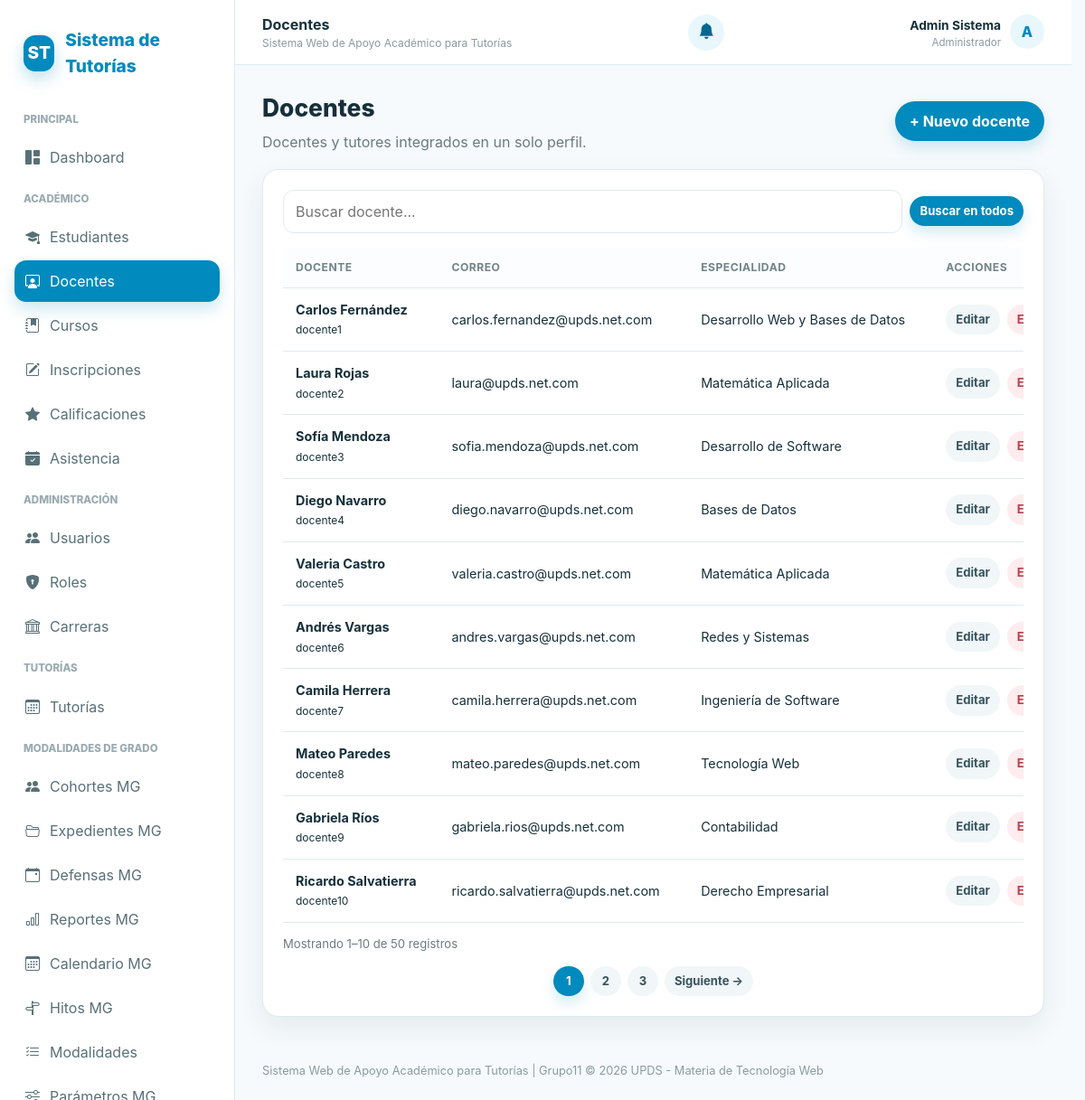
The page /controllers/profesores.php (signed in) on the database its author committed.
### tables this page shows
CREATE TABLE profesores (
    id_profesor INT AUTO_INCREMENT PRIMARY KEY,
    id_usuario INT NOT NULL UNIQUE,
    especialidad VARCHAR(150) NULL,
    biografia TEXT NULL,
    FOREIGN KEY (id_usuario) REFERENCES usuarios(id_usuario) ON DELETE CASCADE
);

CREATE TABLE usuarios (
    id_usuario INT AUTO_INCREMENT PRIMARY KEY,
    id_rol INT NOT NULL,
    nombre VARCHAR(100) NOT NULL,
    apellido VARCHAR(100) NOT NULL,
    correo VARCHAR(150) NOT NULL UNIQUE,
    usuario VARCHAR(50) NOT NULL UNIQUE,
    contrasena_hash VARCHAR(255) NOT NULL,
    telefono VARCHAR(8) NULL,
    CHECK (telefono IS NULL OR telefono REGEXP '^[0-9]{8}$'),
    estado ENUM('activo', 'inactivo') NOT NULL DEFAULT 'activo',
    fecha_registro DATETIME DEFAULT CURRENT_TIMESTAMP,
    FOREIGN KEY (id_rol) REFERENCES roles(id_rol) ON UPDATE CASCADE
);

### controllers/profesores.php (called while the page is built, shortened)
<?php
require_once __DIR__.'/../config/conexion.php';
require_once __DIR__.'/../includes/seguridad.php';
require_once __DIR__.'/../includes/paginacion.php';
require_once __DIR__.'/../models/ProfesorModel.php';
$m = new ProfesorModel($pdo);
$busqueda = trim((string)($_GET['buscar'] ?? ''));
$todosLosRegistros = filtrar_registros($m->obtenerTodas(), $busqueda);
$paginacion = paginar_registros($todosLosRegistros, (int)($_GET['pagina'] ?? 1), 10);
$registros = $paginacion['registros'];
require __DIR__.'/../views/profesores/index.php';

### includes/seguridad.php (called while the page is built, shortened)
<?php
function e($v): string { return htmlspecialchars((string) $v, ENT_QUOTES, 'UTF-8'); }

### models/ProfesorModel.php (called while the page is built, shortened)
<?php
class ProfesorModel {private PDO $pdo;function __construct(PDO $pdo){$this->pdo=$pdo;} function obtenerTodas(){return $this->pdo->query("SELECT p.*,u.nombre,u.apellido,u.correo,u.usuario FROM profesores p JOIN usuarios u ON u.id_usuario=p.id_usuario ORDER BY CASE WHEN u.usuario REGEXP '^docente[0-9]+$' THEN 0 ELSE 1 END, CAST(SUBSTRING(u.usuario,8) AS UNSIGNED), u.usuario")->fetchAll();} function obtenerPorId($id){$s=$this->pdo->prepare('SELECT p.*,u.nombre,u.apellido,u.correo,u.usuario,u.telefono FROM profesores p JOIN usuarios u ON u.id_usuario=p.id_usuario WHERE p.id_profesor=?');$s->execute([$id]);return $s->fetch();} function obtenerPorUsuario($id){$s=$this->pdo->prepare('SELECT p.* FROM profesores p WHERE p.id_usuario=?');$s->execute([$id]);return $s->fetch();}
 }

### includes/paginacion.php (called while the page is built)
<?php
function paginar_registros(array $registros, int $pagina = 1, int $porPagina = 10): array
{
    $porPagina = max(1, $porPagina);
    $total = count($registros);
    $totalPaginas = max(1, (int) ceil($total / $porPagina));
    $pagina = min(max(1, $pagina), $totalPaginas);
    $inicio = ($pagina - 1) * $porPagina;
    return [
        'registros' => array_slice($registros, $inicio, $porPagina),
        'pagina' => $pagina,
        'por_pagina' => $porPagina,
        'total' => $total,
        'total_paginas' => $totalPaginas,
    ];
}
function filtrar_registros(array $registros, string $termino): array
{
    $termino = trim($termino);
    if ($termino === '') return $registros;
    $normalizar = static function (string $valor): string {
        return function_exists('mb_strtolower') ? mb_strtolower($valor, 'UTF-8') : strtolower($valor);
    };
    $busqueda = $normalizar($termino);
    return array_values(array_filter($registros, static function ($registro) use ($busqueda, $normalizar): bool {
        $partes = [];
        foreach ((array)$registro as $valor) {
            if (is_scalar($valor) || $valor === null) $partes[] = (string)$valor;
        }
        return strpos($normalizar(implode(' ', $partes)), $busqueda) !== false;
    }));
}

### views/profesores/index.php (the view, shortened to what this page needs)
<?php include __DIR__.'/../layouts/header.php';?><div class="toolbar"><div><h1 class="page-title">Docentes</h1><p class="subtitle">Docentes y tutores integrados en un solo perfil.</p></div><a class="btn btn-primary" href="?accion=crear">+ Nuevo docente</a></div><div class="card"><div class="card-body"><form method="get" class="search-form" style="display:flex;gap:8px;align-items:center;margin-bottom:16px;flex-wrap:wrap"><input class="search" type="search" name="buscar" value="<?=e($busqueda ?? '')?>" placeholder="Buscar docente..." style="flex:1;min-width:220px"><button class="btn btn-primary btn-sm" type="submit">Buscar en todos</button></form><div class="table-wrap"><table class="table" id="tabla"><thead><tr><th>Docente</th><th>Correo</th><th>Especialidad</th><th>Acciones</th></tr></thead><tbody><?php foreach($registros as $r):?><tr><td><strong><?=e($r['nombre'].' '.$r['apellido'])?></strong><br><small><?=e($r['usuario'])?></small></td><td><?=e($r['correo'])?></td><td><?=e($r['especialidad'])?></td><td><div class="actions"><a class="btn btn-light btn-sm" href="?accion=editar&id=<?=$r['id_profesor']?>">Editar</a><form method="post"><button class="btn btn-danger btn-sm" data-confirm="¿Eliminar docente?">Eliminar</button></form></div></td></tr><?php endforeach;?></tbody></table></div><?php include __DIR__.'/../layouts/paginacion.php'; ?></div></div><?php include __DIR__.'/../layouts/footer.php';?>

### assets/css/style.css (style rules this page uses)
:root { --primary: #018abd; --primary-dark: #01698f; --primary-light: #e8f7fc; --primary-soft: #f1fbfe; --text: #16303b; --muted: #6c7a80; --bg: #f6fafc; --card: #ffffff; --border: #dfeaf0; --success: #18824a; --success-bg: #eaf8f0; --warning: #956f00; --warning-bg: #fff7df; --danger: #bd3c49; --danger-bg: #ffecee; --shadow: 0 12px 30px rgba(0, 45, 65, 0.08); --shadow-hover: 0 12px 28px rgba(1, 138, 189, 0.18); --radius: 18px; --pill: 999px; }
* { box-sizing: border-box; }
html { scroll-behavior: smooth; }
body { margin: 0; font-family: Inter, system-ui, -apple-system, BlinkMacSystemFont, "Segoe UI", sans-serif; background: var(--bg); color: var(--text); line-height: 1.5; }
a { color: inherit; text-decoration: none; }
button, input, select, textarea { font: inherit; }
button, a, input, select, textarea { -webkit-tap-highlight-color: transparent; }
.page-title { font-size: 1.65rem; font-weight: 800; margin: 0; }
.subtitle { color: var(--muted); margin: 5px 0 0; }
.toolbar { display: flex; gap: 14px; justify-content: space-between; align-items: center; flex-wrap: wrap; margin-bottom: 18px; }
.card { background: var(--card); border: 1px solid var(--border); border-radius: var(--radius); box-shadow: var(--shadow); }
.card-body { padding: 22px; }
.btn { border: 0; border-radius: var(--pill); padding: 10px 16px; font-weight: 700; cursor: pointer; display: inline-flex; align-items: center; justify-content: center; gap: 8px; transition: transform 0.2s ease, box-shadow 0.2s ease, background 0.2s ease, color 0.2s ease; }
.btn-primary { background: var(--primary); color: #ffffff; box-shadow: 0 7px 16px rgba(1, 138, 189, 0.18); }
.btn-light { background: #f1f6f8; color: #37545e; }
.btn-danger { background: var(--danger-bg); color: var(--danger); }
.btn-sm { padding: 7px 11px; font-size: 0.82rem; }
.actions { display: flex; gap: 8px; flex-wrap: wrap; align-items: center; }
.search { border: 1px solid var(--border); border-radius: 12px; padding: 11px 13px; min-width: 230px; outline: none; }
input, select, textarea { width: 100%; border: 1px solid var(--border); border-radius: 11px; padding: 10px 12px; background: #ffffff; color: var(--text); outline: none; transition: border-color 0.2s ease, box-shadow 0.2s ease; }
.table-wrap { overflow-x: auto; }
.table { width: 100%; border-collapse: collapse; min-width: 900px; }
.table th, .table td { padding: 13px 14px; border-bottom: 1px solid var(--border); text-align: left; font-size: 0.9rem; vertical-align: middle; }
.table th { font-size: 0.76rem; text-transform: uppercase; letter-spacing: 0.04em; color: #71838a; background: #fbfdfe; }
html { scrollbar-gutter: stable; }

### rows shown on the page
profesores: id_usuario.apellido "Carlos Fernández", id_usuario.usuario "docente1", id_usuario.correo "carlos.fernandez@upds.net.com", especialidad "Desarrollo Web y Bases de Datos"
profesores: id_usuario.apellido "Laura Rojas", id_usuario.usuario "docente2", id_usuario.correo "laura@upds.net.com", especialidad "Matemática Aplicada"
profesores: id_usuario.apellido "Sofía Mendoza", id_usuario.usuario "docente3", id_usuario.correo "sofia.mendoza@upds.net.com", especialidad "Desarrollo de Software"
profesores: id_usuario.apellido "Diego Navarro", id_usuario.usuario "docente4", id_usuario.correo "diego.navarro@upds.net.com", especialidad "Bases de Datos"
profesores: id_usuario.apellido "Valeria Castro", id_usuario.usuario "docente5", id_usuario.correo "valeria.castro@upds.net.com", especialidad "Matemática Aplicada"
profesores: id_usuario.apellido "Andrés Vargas", id_usuario.usuario "docente6", id_usuario.correo "andres.vargas@upds.net.com", especialidad "Redes y Sistemas"
profesores: id_usuario.apellido "Camila Herrera", id_usuario.usuario "docente7", id_usuario.correo "camila.herrera@upds.net.com", especialidad "Ingeniería de Software"
profesores: id_usuario.apellido "Mateo Paredes", id_usuario.usuario "docente8", id_usuario.correo "mateo.paredes@upds.net.com", especialidad "Tecnología Web"
profesores: id_usuario.apellido "Gabriela Ríos", id_usuario.usuario "docente9", id_usuario.correo "gabriela.rios@upds.net.com", especialidad "Contabilidad"
profesores: id_usuario.apellido "Ricardo Salvatierra", id_usuario.usuario "docente10", id_usuario.correo "ricardo.salvatierra@upds.net.com", especialidad "Derecho Empresarial"

### other values the page prints
$tituloPagina "Docentes"
$nombreUsuario "Admin Sistema"
$rolVisible "Administrador"
$inicialUsuario "A"
$paginacion['total'] "50"
